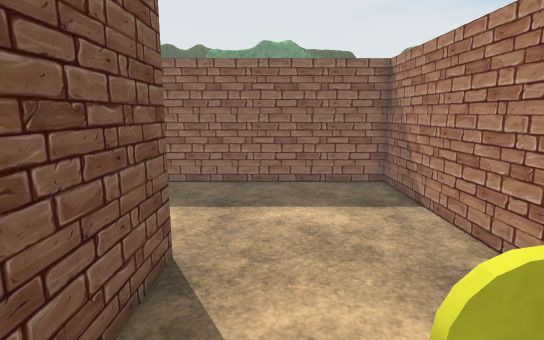
View 1 (above)

16 first-person views from a walk through a 3-D level made in the Unity game engine. The camera is 1.5 m above the floor, tilts 10° down and sees 80° across. The floor is counted in squares, 0.5 m on a side. Each view is taken from the middle of a square. On the plan, view 1 faces up. The plan holds only what a view shows up to about 20 squares ahead; the rest is blank. The place goes on beyond the plan. The player character is not drawn. Some surface patterns are stand-ins.

View 2
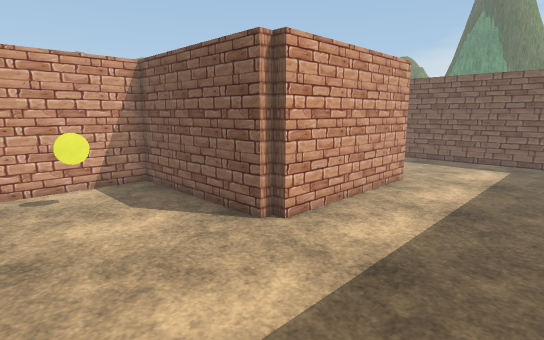

View 3
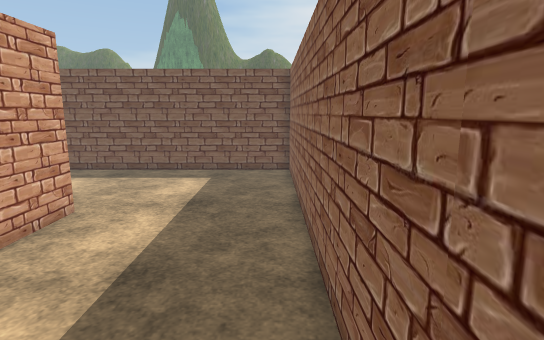

View 4
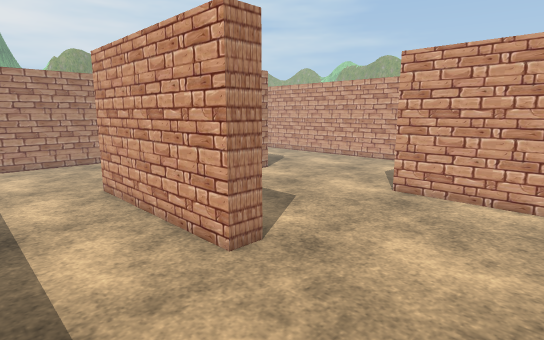

View 5
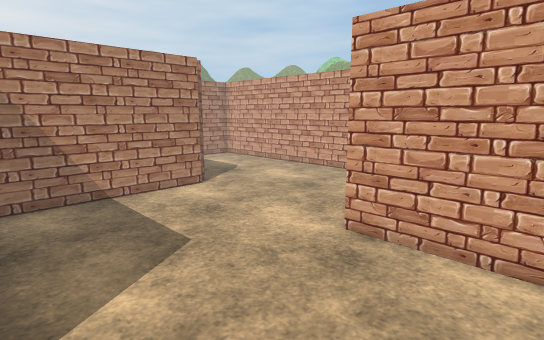

View 6
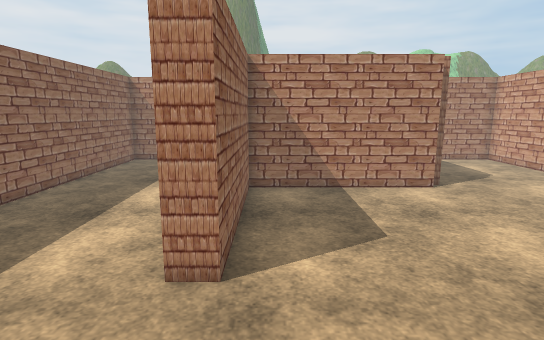

View 7
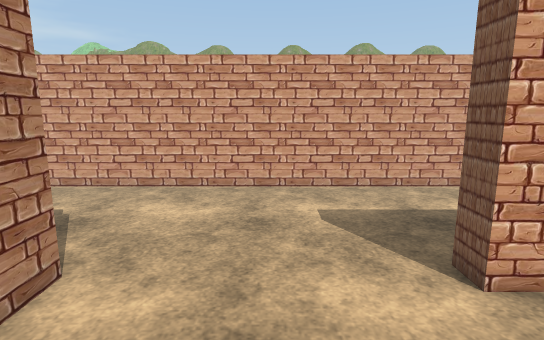

View 8
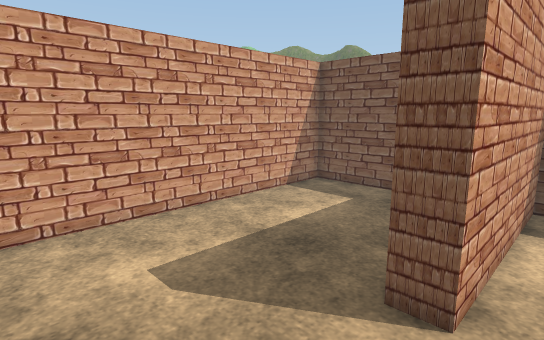

View 9
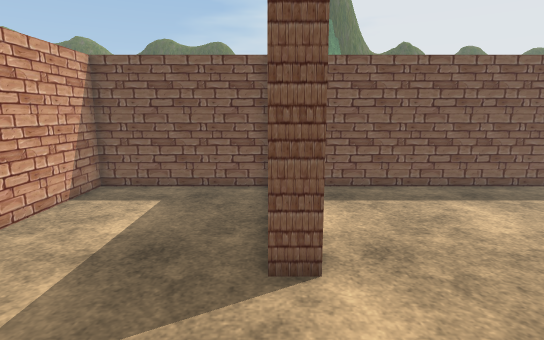

View 10
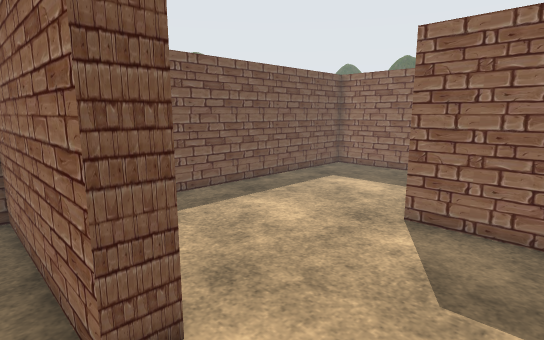

View 11
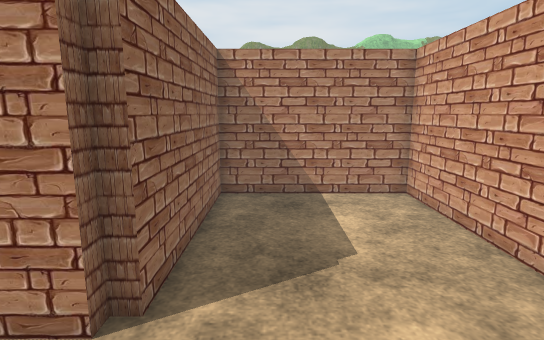

View 12
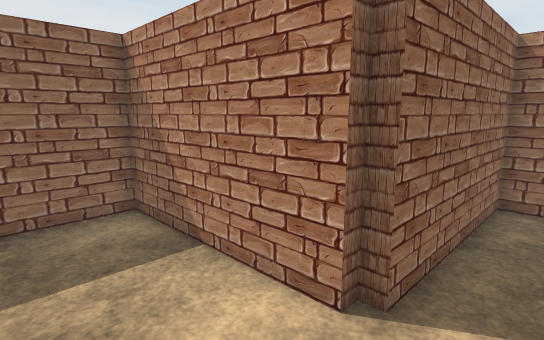

View 13
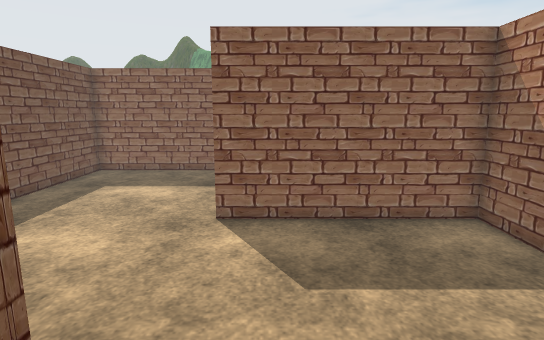

View 14
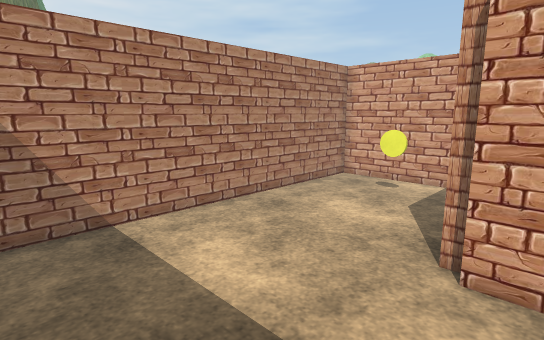

View 15
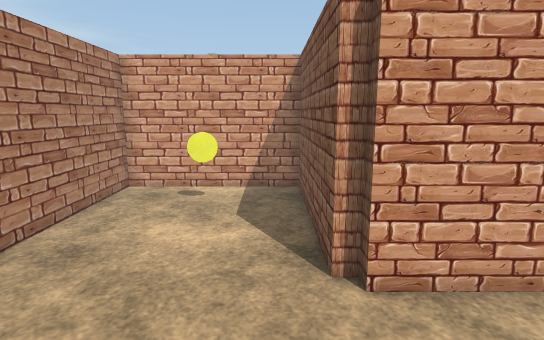

View 16
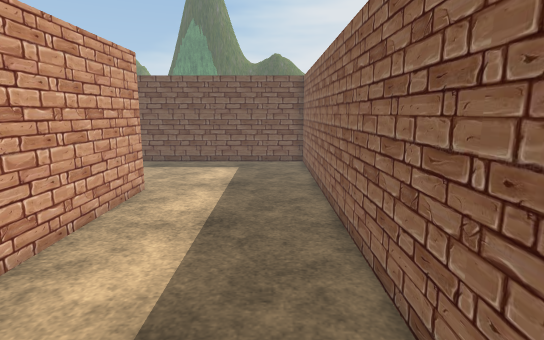

### Floor plan
Points are (right, up) in squares from view 1. A wall is a line through its corners. A room is listed if a view was taken in it or the views show most of it. See-through windows are left out.
Room 1 (views 1, 2, 3, 4, 5, 6, 7, 8, 9, 10, 11, 12, 13, 14, 15, 16)
walls: (-10.6, 5.9) (-10.6, 6.9) (-2.6, 6.9) (-2.6, 6.4) (-2.1, 6.4) (-2.1, -1.1) (4.9, -1.1) (4.9, 13.9) (-18.1, 13.9) (-18.1, -1.1) (-10.6, -1.1) (-10.6, -2.1) (-18.1, -2.1) (-18.1, -9.1) (4.9, -9.1) (4.9, -2.1) (-2.6, -2.1) (-2.6, -1.6) (-3.1, -1.6) (-3.1, 5.9) (-10.6, 5.9)
objects: yellow coin (1, 1)

Where each view was taken, in squares from view 1:
view 1: 0 up, 0 right, facing up
view 2: 13 up, 4 right, facing down-left
view 3: 13 up, 1 left, facing left
view 4: 11 up, 16 left, facing down-right
view 5: 6 up, 15 left, facing down-right
view 6: 5 up, 16 left, facing right
view 7: 4 up, 7 left, facing down
view 8: 0 up, 6 left, facing down-left
view 9: 2 down, 5 left, facing left
view 10: 3 down, 7 left, facing up-left
view 11: 4 down, 7 left, facing right
view 12: 4 down, 7 left, facing up-right
view 13: 3 down, 9 left, facing up
view 14: 13 up, 4 left, facing down-right
view 15: 12 up, 1 left, facing down
view 16: 12 up, 2 right, facing left
